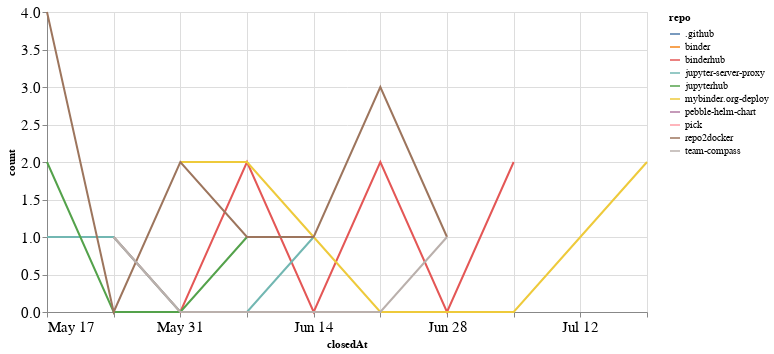

The code cell stored with this chart in its notebook:
### Code cell
closed_by_time = closed_by.groupby('repo').resample('W', on='closedAt').count()['author'].reset_index()
closed_by_time = closed_by_time.rename(columns={'author': 'count'})

alt.Chart(closed_by_time, width=600).mark_line().encode(
    x='closedAt',
    y='count',
    color='repo',
    tooltip="repo"
)

### Figure 1 — Vega-Lite specification as saved in the notebook (floating-point values rounded to 4 significant figures)
{"config": {"axisLeft": {"labelFontSize": 15}, "axisBottom": {"labelFontSize": 15}}, "data": {"name": "data-0e16a2f1ad1e0de625175b476fd6c95f"}, "mark": "line", "encoding": {"color": {"type": "nominal", "field": "repo"}, "tooltip": {"type": "nominal", "field": "repo"}, "x": {"type": "temporal", "field": "closedAt"}, "y": {"type": "quantitative", "field": "count"}}, "width": 600, "$schema": "https://vega.github.io/schema/vega-lite/v4.8.1.json", "datasets": {"data-0e16a2f1ad1e0de625175b476fd6c95f": [{"repo": ".github", "closedAt": "2020-05-24T00:00:00", "count": 1}, {"repo": "binder", "closedAt": "2020-06-21T00:00:00", "count": 1}, {"repo": "binderhub", "closedAt": "2020-05-24T00:00:00", "count": 1}, {"repo": "binderhub", "closedAt": "2020-05-31T00:00:00", "count": 0}, {"repo": "binderhub", "closedAt": "2020-06-07T00:00:00", "count": 2}, {"repo": "binderhub", "closedAt": "2020-06-14T00:00:00", "count": 0}, {"repo": "binderhub", "closedAt": "2020-06-21T00:00:00", "count": 2}, {"repo": "binderhub", "closedAt": "2020-06-28T00:00:00", "count": 0}, {"repo": "binderhub", "closedAt": "2020-07-05T00:00:00", "count": 2}, {"repo": "jupyter-server-proxy", "closedAt": "2020-05-17T00:00:00", "count": 1}, {"repo": "jupyter-server-proxy", "closedAt": "2020-05-24T00:00:00", "count": 1}, {"repo": "jupyter-server-proxy", "closedAt": "2020-05-31T00:00:00", "count": 0}, {"repo": "jupyter-server-proxy", "closedAt": "2020-06-07T00:00:00", "count": 0}, {"repo": "jupyter-server-proxy", "closedAt": "2020-06-14T00:00:00", "count": 1}, {"repo": "jupyterhub", "closedAt": "2020-05-17T00:00:00", "count": 2}, {"repo": "jupyterhub", "closedAt": "2020-05-24T00:00:00", "count": 0}, {"repo": "jupyterhub", "closedAt": "2020-05-31T00:00:00", "count": 0}, {"repo": "jupyterhub", "closedAt": "2020-06-07T00:00:00", "count": 1}, {"repo": "mybinder.org-deploy", "closedAt": "2020-05-31T00:00:00", "count": 2}, {"repo": "mybinder.org-deploy", "closedAt": "2020-06-07T00:00:00", "count": 2}, {"repo": "mybinder.org-deploy", "closedAt": "2020-06-14T00:00:00", "count": 1}, {"repo": "mybinder.org-deploy", "closedAt": "2020-06-21T00:00:00", "count": 0}, {"repo": "mybinder.org-deploy", "closedAt": "2020-06-28T00:00:00", "count": 0}, {"repo": "mybinder.org-deploy", "closedAt": "2020-07-05T00:00:00", "count": 0}, {"repo": "mybinder.org-deploy", "closedAt": "2020-07-12T00:00:00", "count": 1}, {"repo": "mybinder.org-deploy", "closedAt": "2020-07-19T00:00:00", "count": 2}, {"repo": "pebble-helm-chart", "closedAt": "2020-06-07T00:00:00", "count": 1}, {"repo": "pick", "closedAt": "2020-06-14T00:00:00", "count": 1}, {"repo": "repo2docker", "closedAt": "2020-05-17T00:00:00", "count": 4}, {"repo": "repo2docker", "closedAt": "2020-05-24T00:00:00", "count": 0}, {"repo": "repo2docker", "closedAt": "2020-05-31T00:00:00", "count": 2}, {"repo": "repo2docker", "closedAt": "2020-06-07T00:00:00", "count": 1}, {"repo": "repo2docker", "closedAt": "2020-06-14T00:00:00", "count": 1}, {"repo": "repo2docker", "closedAt": "2020-06-21T00:00:00", "count": 3}, {"repo": "repo2docker", "closedAt": "2020-06-28T00:00:00", "count": 1}, {"repo": "team-compass", "closedAt": "2020-05-24T00:00:00", "count": 1}, {"repo": "team-compass", "closedAt": "2020-05-31T00:00:00", "count": 0}, {"repo": "team-compass", "closedAt": "2020-06-07T00:00:00", "count": 0}, {"repo": "team-compass", "closedAt": "2020-06-14T00:00:00", "count": 0}, {"repo": "team-compass", "closedAt": "2020-06-21T00:00:00", "count": 0}, {"repo": "team-compass", "closedAt": "2020-06-28T00:00:00", "count": 1}]}}
